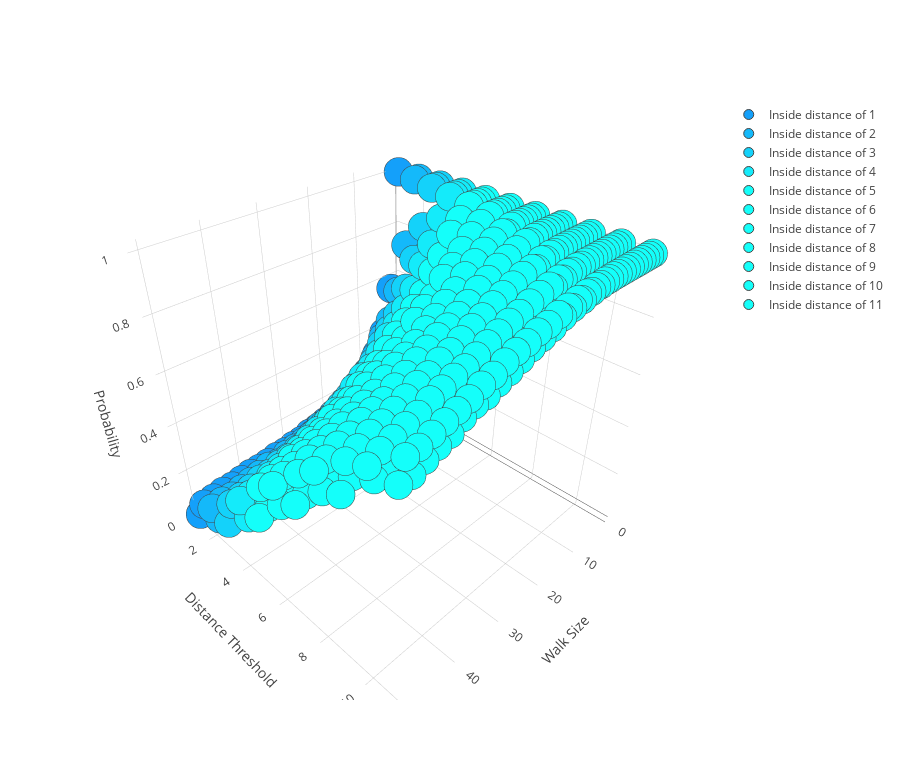

The code cell stored with this chart in its notebook:
### Code cell
trace = []
x = list(range(1,max_walk_size))

for i in range(0,max_distance_limit):
    
    y = [i+1]*len(data[i])
    z = data[i]
    
    trace.append(go.Scatter3d(
        x=x,
        y=y,
        z=z,
        name=f'Inside distance of {i+1}',
        mode='markers',
        marker=dict(
            size=10,
            color=f'rgb(20, {160+i*25}, 250)',
            line=dict(
                width=1
            )
        )
    ))

layout = go.Layout(
    autosize=False,
    width=900,
    height=780,
    scene = dict(xaxis = dict(title='Walk Size'),
                 yaxis = dict(title='Distance Threshold'),
                 zaxis = dict(title='Probability')))

fig = go.Figure(data=trace, layout=layout)
py.iplot(fig, filename='simple-3d-scatter')
